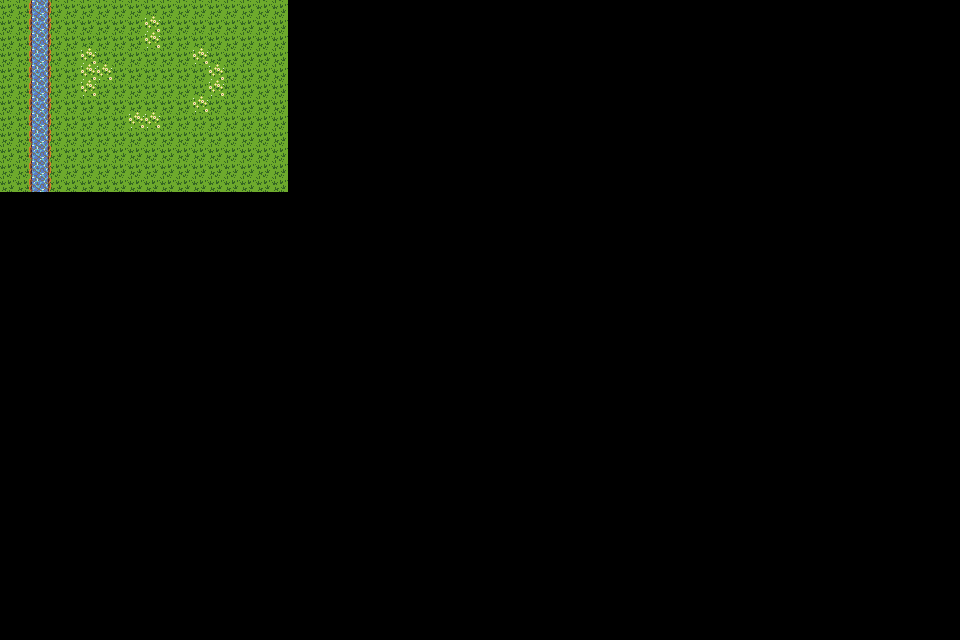

Below is a game level as drawn by its tile map, then a one-line description and the .tmx that defines it (tile-layer data replaced by summaries):
An orthogonal 60x40 tile map with 16x16 px tiles, 2 tile layers (backgroundLayer, borderLayer).

<map version="1.0" orientation="orthogonal" renderorder="right-down" width="60" height="40" tilewidth="16" tileheight="16" nextobjectid="1">
 <tileset firstgid="1" name="Tiny16" tilewidth="16" tileheight="16" tilecount="256" columns="16">
  <image source="../spritesheets/Tiny16.png" width="256" height="256" />
 </tileset>
 <layer name="backgroundLayer" width="60" height="40">
  <data>[2400 cells, 180 non-empty, 3 distinct tile ids]</data>
 </layer>
 <layer name="borderLayer" width="60" height="40">
  <data>[2400 cells, 72 non-empty, 3 distinct tile ids]</data>
 </layer>
</map>
